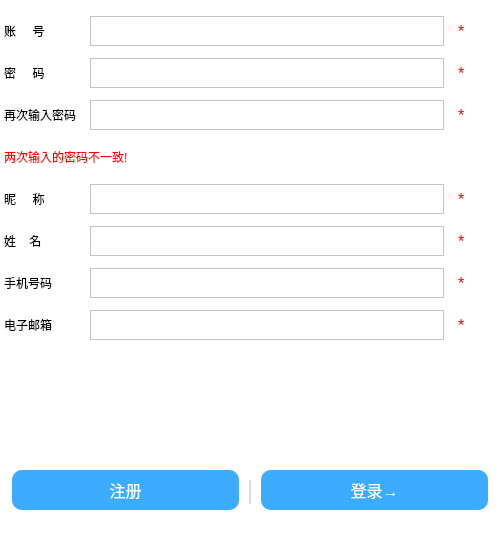
<?xml version="1.0" encoding="UTF-8"?>
<ui version="4.0">
 <class>RegeistWidget</class>
 <widget class="QWidget" name="RegeistWidget">
  <property name="geometry">
   <rect>
    <x>0</x>
    <y>0</y>
    <width>500</width>
    <height>550</height>
   </rect>
  </property>
  <property name="minimumSize">
   <size>
    <width>500</width>
    <height>550</height>
   </size>
  </property>
  <property name="maximumSize">
   <size>
    <width>500</width>
    <height>550</height>
   </size>
  </property>
  <property name="windowTitle">
   <string>注册</string>
  </property>
  <property name="styleSheet">
   <string notr="true">QWidget#RegeistWidget
{
background-color:white;
border:6px;
}
QLineEdit
{
background-color:white;
border:1px solid rgb(197, 197, 197);
}
QPushButton
{
background-color:rgb(61, 171, 255);
color:white;
border:none;
border-radius:10px;
}
QPushButton:hover
{
background-color:rgb(51, 133, 195);
color:white;
border:none;
border-radius:10px;
}
QLabel#divide_lab
{
background-color:white;
color:rgb(197, 197, 197);
}
QLabel#password_tip_lab,#label_8,
#label_9,#label_10,#label_12,#label_13,#label_14,#label_15
{
color:red;
}</string>
  </property>
  <layout class="QVBoxLayout" name="verticalLayout" stretch="5,0,1">
   <property name="spacing">
    <number>10</number>
   </property>
   <property name="leftMargin">
    <number>0</number>
   </property>
   <property name="topMargin">
    <number>16</number>
   </property>
   <property name="rightMargin">
    <number>0</number>
   </property>
   <property name="bottomMargin">
    <number>40</number>
   </property>
   <item>
    <layout class="QGridLayout" name="gridLayout" rowstretch="0,0,0,0,0,0,0,0">
     <property name="leftMargin">
      <number>4</number>
     </property>
     <property name="rightMargin">
      <number>12</number>
     </property>
     <property name="horizontalSpacing">
      <number>14</number>
     </property>
     <property name="verticalSpacing">
      <number>12</number>
     </property>
     <item row="4" column="1">
      <widget class="QLineEdit" name="nickname_edit">
       <property name="maximumSize">
        <size>
         <width>16777215</width>
         <height>30</height>
        </size>
       </property>
      </widget>
     </item>
     <item row="5" column="1">
      <widget class="QLineEdit" name="name_edit">
       <property name="maximumSize">
        <size>
         <width>16777215</width>
         <height>30</height>
        </size>
       </property>
      </widget>
     </item>
     <item row="2" column="1">
      <widget class="QLineEdit" name="password_edit2">
       <property name="maximumSize">
        <size>
         <width>16777215</width>
         <height>30</height>
        </size>
       </property>
      </widget>
     </item>
     <item row="5" column="0">
      <widget class="QLabel" name="label_5">
       <property name="maximumSize">
        <size>
         <width>16777215</width>
         <height>30</height>
        </size>
       </property>
       <property name="text">
        <string>姓    名</string>
       </property>
      </widget>
     </item>
     <item row="0" column="1">
      <widget class="QLineEdit" name="account_edit">
       <property name="maximumSize">
        <size>
         <width>16777215</width>
         <height>30</height>
        </size>
       </property>
      </widget>
     </item>
     <item row="7" column="1">
      <widget class="QLineEdit" name="email_edit">
       <property name="maximumSize">
        <size>
         <width>16777215</width>
         <height>30</height>
        </size>
       </property>
      </widget>
     </item>
     <item row="1" column="0">
      <widget class="QLabel" name="label_2">
       <property name="maximumSize">
        <size>
         <width>16777215</width>
         <height>30</height>
        </size>
       </property>
       <property name="text">
        <string>密     码</string>
       </property>
      </widget>
     </item>
     <item row="1" column="1">
      <widget class="QLineEdit" name="password_edit1">
       <property name="maximumSize">
        <size>
         <width>16777215</width>
         <height>30</height>
        </size>
       </property>
      </widget>
     </item>
     <item row="6" column="1">
      <widget class="QLineEdit" name="phone_edit">
       <property name="maximumSize">
        <size>
         <width>16777215</width>
         <height>30</height>
        </size>
       </property>
      </widget>
     </item>
     <item row="0" column="0">
      <widget class="QLabel" name="label">
       <property name="maximumSize">
        <size>
         <width>16777215</width>
         <height>30</height>
        </size>
       </property>
       <property name="text">
        <string>账     号</string>
       </property>
      </widget>
     </item>
     <item row="6" column="0">
      <widget class="QLabel" name="label_6">
       <property name="maximumSize">
        <size>
         <width>16777215</width>
         <height>30</height>
        </size>
       </property>
       <property name="text">
        <string>手机号码</string>
       </property>
      </widget>
     </item>
     <item row="7" column="0">
      <widget class="QLabel" name="label_7">
       <property name="maximumSize">
        <size>
         <width>16777215</width>
         <height>30</height>
        </size>
       </property>
       <property name="text">
        <string>电子邮箱</string>
       </property>
      </widget>
     </item>
     <item row="4" column="0">
      <widget class="QLabel" name="label_4">
       <property name="maximumSize">
        <size>
         <width>16777215</width>
         <height>30</height>
        </size>
       </property>
       <property name="text">
        <string>昵     称</string>
       </property>
      </widget>
     </item>
     <item row="2" column="0">
      <widget class="QLabel" name="label_3">
       <property name="maximumSize">
        <size>
         <width>16777215</width>
         <height>30</height>
        </size>
       </property>
       <property name="text">
        <string>再次输入密码</string>
       </property>
      </widget>
     </item>
     <item row="0" column="2">
      <widget class="QLabel" name="label_8">
       <property name="minimumSize">
        <size>
         <width>30</width>
         <height>30</height>
        </size>
       </property>
       <property name="font">
        <font>
         <pointsize>12</pointsize>
        </font>
       </property>
       <property name="text">
        <string>*</string>
       </property>
       <property name="alignment">
        <set>Qt::AlignLeading|Qt::AlignLeft|Qt::AlignVCenter</set>
       </property>
      </widget>
     </item>
     <item row="1" column="2">
      <widget class="QLabel" name="label_9">
       <property name="minimumSize">
        <size>
         <width>30</width>
         <height>30</height>
        </size>
       </property>
       <property name="font">
        <font>
         <pointsize>12</pointsize>
        </font>
       </property>
       <property name="text">
        <string>*</string>
       </property>
       <property name="alignment">
        <set>Qt::AlignLeading|Qt::AlignLeft|Qt::AlignVCenter</set>
       </property>
      </widget>
     </item>
     <item row="2" column="2">
      <widget class="QLabel" name="label_10">
       <property name="minimumSize">
        <size>
         <width>30</width>
         <height>30</height>
        </size>
       </property>
       <property name="font">
        <font>
         <pointsize>12</pointsize>
        </font>
       </property>
       <property name="text">
        <string>*</string>
       </property>
       <property name="alignment">
        <set>Qt::AlignLeading|Qt::AlignLeft|Qt::AlignVCenter</set>
       </property>
      </widget>
     </item>
     <item row="4" column="2">
      <widget class="QLabel" name="label_12">
       <property name="minimumSize">
        <size>
         <width>30</width>
         <height>30</height>
        </size>
       </property>
       <property name="font">
        <font>
         <pointsize>12</pointsize>
        </font>
       </property>
       <property name="text">
        <string>*</string>
       </property>
       <property name="alignment">
        <set>Qt::AlignLeading|Qt::AlignLeft|Qt::AlignVCenter</set>
       </property>
      </widget>
     </item>
     <item row="5" column="2">
      <widget class="QLabel" name="label_13">
       <property name="minimumSize">
        <size>
         <width>30</width>
         <height>30</height>
        </size>
       </property>
       <property name="font">
        <font>
         <pointsize>12</pointsize>
        </font>
       </property>
       <property name="text">
        <string>*</string>
       </property>
       <property name="alignment">
        <set>Qt::AlignLeading|Qt::AlignLeft|Qt::AlignVCenter</set>
       </property>
      </widget>
     </item>
     <item row="6" column="2">
      <widget class="QLabel" name="label_14">
       <property name="minimumSize">
        <size>
         <width>30</width>
         <height>30</height>
        </size>
       </property>
       <property name="font">
        <font>
         <pointsize>12</pointsize>
        </font>
       </property>
       <property name="text">
        <string>*</string>
       </property>
       <property name="alignment">
        <set>Qt::AlignLeading|Qt::AlignLeft|Qt::AlignVCenter</set>
       </property>
      </widget>
     </item>
     <item row="7" column="2">
      <widget class="QLabel" name="label_15">
       <property name="minimumSize">
        <size>
         <width>30</width>
         <height>30</height>
        </size>
       </property>
       <property name="font">
        <font>
         <pointsize>12</pointsize>
        </font>
       </property>
       <property name="text">
        <string>*</string>
       </property>
       <property name="alignment">
        <set>Qt::AlignLeading|Qt::AlignLeft|Qt::AlignVCenter</set>
       </property>
      </widget>
     </item>
     <item row="3" column="0" colspan="3">
      <widget class="QLabel" name="password_tip_lab">
       <property name="minimumSize">
        <size>
         <width>0</width>
         <height>30</height>
        </size>
       </property>
       <property name="maximumSize">
        <size>
         <width>16777215</width>
         <height>30</height>
        </size>
       </property>
       <property name="text">
        <string>两次输入的密码不一致!</string>
       </property>
      </widget>
     </item>
    </layout>
   </item>
   <item>
    <spacer name="verticalSpacer">
     <property name="orientation">
      <enum>Qt::Vertical</enum>
     </property>
     <property name="sizeHint" stdset="0">
      <size>
       <width>20</width>
       <height>40</height>
      </size>
     </property>
    </spacer>
   </item>
   <item>
    <layout class="QHBoxLayout" name="horizontalLayout">
     <property name="spacing">
      <number>6</number>
     </property>
     <property name="leftMargin">
      <number>12</number>
     </property>
     <property name="rightMargin">
      <number>12</number>
     </property>
     <item>
      <widget class="QPushButton" name="regeist_btn">
       <property name="minimumSize">
        <size>
         <width>200</width>
         <height>40</height>
        </size>
       </property>
       <property name="maximumSize">
        <size>
         <width>11898</width>
         <height>40</height>
        </size>
       </property>
       <property name="font">
        <font>
         <pointsize>12</pointsize>
        </font>
       </property>
       <property name="text">
        <string>注册</string>
       </property>
      </widget>
     </item>
     <item>
      <widget class="QLabel" name="divide_lab">
       <property name="minimumSize">
        <size>
         <width>10</width>
         <height>0</height>
        </size>
       </property>
       <property name="maximumSize">
        <size>
         <width>10</width>
         <height>16777215</height>
        </size>
       </property>
       <property name="font">
        <font>
         <pointsize>18</pointsize>
         <bold>false</bold>
        </font>
       </property>
       <property name="text">
        <string>｜</string>
       </property>
       <property name="alignment">
        <set>Qt::AlignCenter</set>
       </property>
      </widget>
     </item>
     <item>
      <widget class="QPushButton" name="login_btn">
       <property name="minimumSize">
        <size>
         <width>200</width>
         <height>40</height>
        </size>
       </property>
       <property name="maximumSize">
        <size>
         <width>11898</width>
         <height>40</height>
        </size>
       </property>
       <property name="font">
        <font>
         <pointsize>12</pointsize>
         <kerning>true</kerning>
        </font>
       </property>
       <property name="text">
        <string>登录→</string>
       </property>
      </widget>
     </item>
    </layout>
   </item>
  </layout>
 </widget>
 <resources/>
 <connections/>
</ui>
